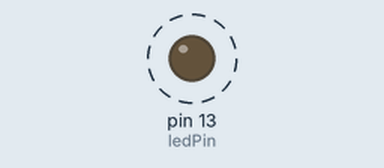
A sketch run on a simulated Arduino Uno, built with avr-gcc and run on an emulated ATmega328P. Shown: output pins drawn as LEDs (lit = HIGH). Dashed ring = blinking. What the sketch prints to the serial monitor is not drawn.

Above: at 0.5 s.
Timing chart, 0 to 4.6 s (numbered marks = the images above):
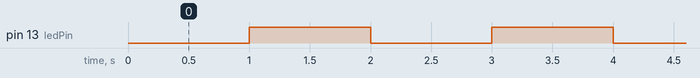

The sketch:

alex_test_01.ino
```cpp
unsigned long pMillis = 0;
const int ledPin = LED_BUILTIN;
int ledState = LOW;

void setup() {
  pinMode(ledPin, OUTPUT);
  Serial.begin(115200);
}

void loop() {
  unsigned long cMillis = millis();
  int rnd = cMillis % 1000;

  if(pMillis == cMillis) {
    return;
  }

  if (rnd == 0)
  {
    Serial.println("Change LED State");

    ChangePinState(cMillis);
  }
}

void ChangePinState(unsigned long cMil){
  if (ledState == LOW)
  {
    pMillis = cMil;
    ledState = HIGH;
    digitalWrite(ledPin, ledState);
  } else {
    pMillis = cMil;
    ledState = LOW;
    digitalWrite(ledPin, ledState);
  }
}
```

Measured:
- by itself, pin 13 (ledPin): alternates HIGH for 1.0 s and LOW for 1.0 s
